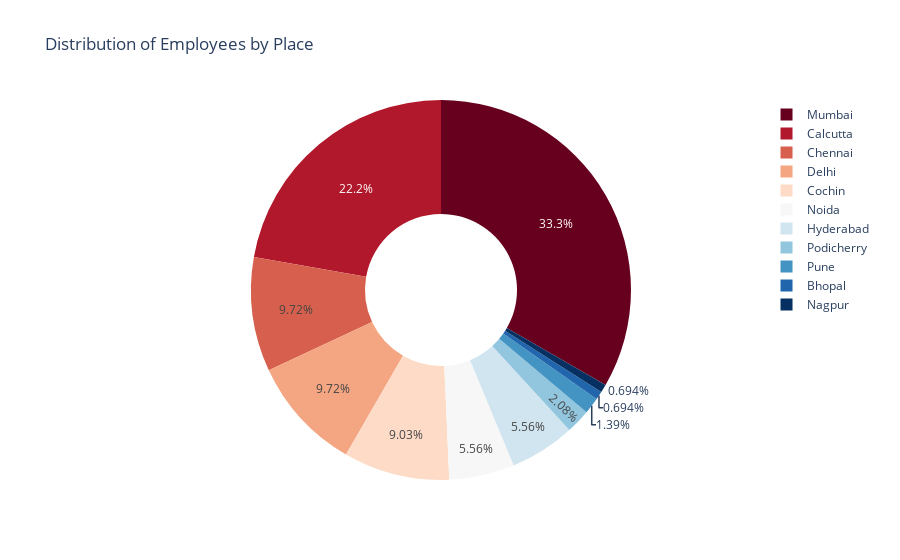

Notebook source saved alongside this figure:
### Code cell
import plotly.express as px
fig = px.pie(
    dfc,
    names="CITY",
    title="Distribution of Employees by Place",
    hole=0.4,  # For a donut chart
    color_discrete_sequence=px.colors.sequential.RdBu,
)

fig.show()

### Figure 1 — Plotly figure (JSON) as saved in the notebook; plotly's stock layout.template omitted (floating-point values rounded to 4 significant figures; data arrays with more than 128 entries replaced by an {"elided": "..."} marker saying what was removed)
{"data": [{"domain": {"x": [0, 1], "y": [0, 1]}, "hole": 0.4, "hovertemplate": "CITY=%{label}<extra></extra>", "labels": {"elided": "144 str values"}, "legendgroup": "", "name": "", "showlegend": true, "type": "pie"}], "layout": {"autosize": true, "legend": {"tracegroupgap": 0}, "piecolorway": ["rgb(103,0,31)", "rgb(178,24,43)", "rgb(214,96,77)", "rgb(244,165,130)", "rgb(253,219,199)", "rgb(247,247,247)", "rgb(209,229,240)", "rgb(146,197,222)", "rgb(67,147,195)", "rgb(33,102,172)", "rgb(5,48,97)"], "title": {"text": "Distribution of Employees by Place"}}}
